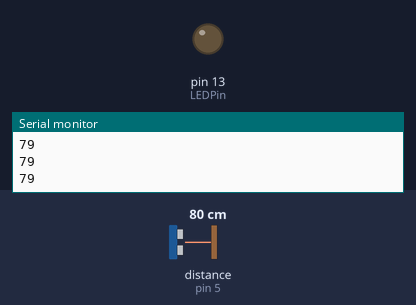
The sketch below on a simulated Arduino Uno, built with avr-gcc and run on an emulated ATmega328P. Parts: output pins drawn as LEDs (lit = HIGH), the last lines printed to the serial monitor. Wiring (inferred from the names in the program): ultrasonic range finder: trigger pin 4; echo pin 5. The inputs (shaded band) are chosen by the test bench; at power-on: distance to the obstacle (sensor on pin 5) 80 cm. The echo pulse lasts 58.3 µs per cm; pins used as bus, display or sensor lines are not drawn.

Above: at 1.2 s.
1.3 s: distance to the obstacle (sensor on pin 5) set to 24 cm
2.8 s: distance to the obstacle (sensor on pin 5) set to 20 cm
At 3.9 s:
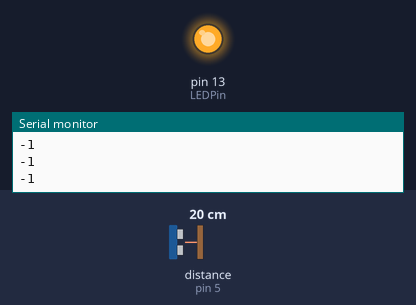
4.3 s: distance to the obstacle (sensor on pin 5) set to 35 cm
At 5.0 s:
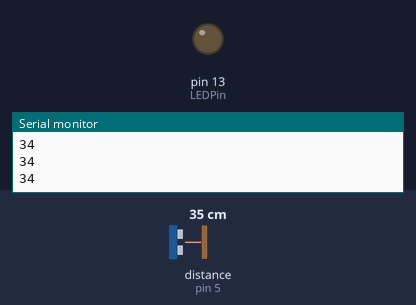
5.8 s: distance to the obstacle (sensor on pin 5) set to 2 cm
At 6.4 s:
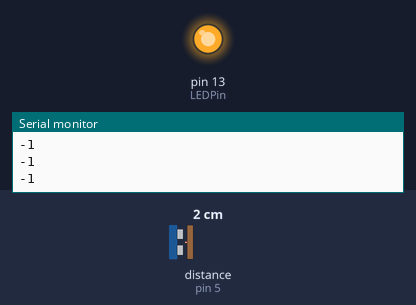
Timing chart, 0 to 8.3 s (numbered marks = the images above; inputs shaded):
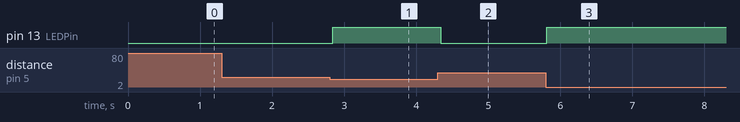

The sketch:

default_ultrasound_code.ino
```cpp
#define echoPin 5 // Echo Pin
#define trigPin 4 // Trigger Pin
#define LEDPin 13 // Onboard LED

int maximumRange = 20; // Maximum range needed
int minimumRange = 0; // Minimum range needed
long duration, distance; // Duration used to calculate distance

void setup() {
 Serial.begin (9600);
 pinMode(trigPin, OUTPUT);
 pinMode(echoPin, INPUT);
 pinMode(LEDPin, OUTPUT); // Use LED indicator (if required)
}

void loop() {
/* The following trigPin/echoPin cycle is used to determine the
 distance of the nearest object by bouncing soundwaves off of it. */
 digitalWrite(trigPin, LOW);
 delayMicroseconds(2);

 digitalWrite(trigPin, HIGH);
 delayMicroseconds(10);

 digitalWrite(trigPin, LOW);
 duration = pulseIn(echoPin, HIGH);

 //Calculate the distance (in cm) based on the speed of sound.
 distance = duration/58.2;

 if (distance <= maximumRange){
 /* Send a negative number to computer and Turn LED ON
 to indicate "out of range" */
 Serial.println("-1");
 digitalWrite(LEDPin, HIGH);
 }
 else {
 /* Send the distance to the computer using Serial protocol, and
 turn LED OFF to indicate successful reading. */
 Serial.println(distance);
 digitalWrite(LEDPin, LOW);
 }

 //Delay 50ms before next reading.
 delay(50);
}
```

Measured:
- the behaviour switches between 22 and 21 cm on distance to the obstacle (sensor on pin 5) (found by bisection; images 0 and 1)
- after the input at 2.8 s, pin 13 (LEDPin): LOW → HIGH at once
- after the input at 4.3 s, pin 13 (LEDPin): HIGH → LOW at once
- after the input at 5.8 s, pin 13 (LEDPin): LOW → HIGH at once
